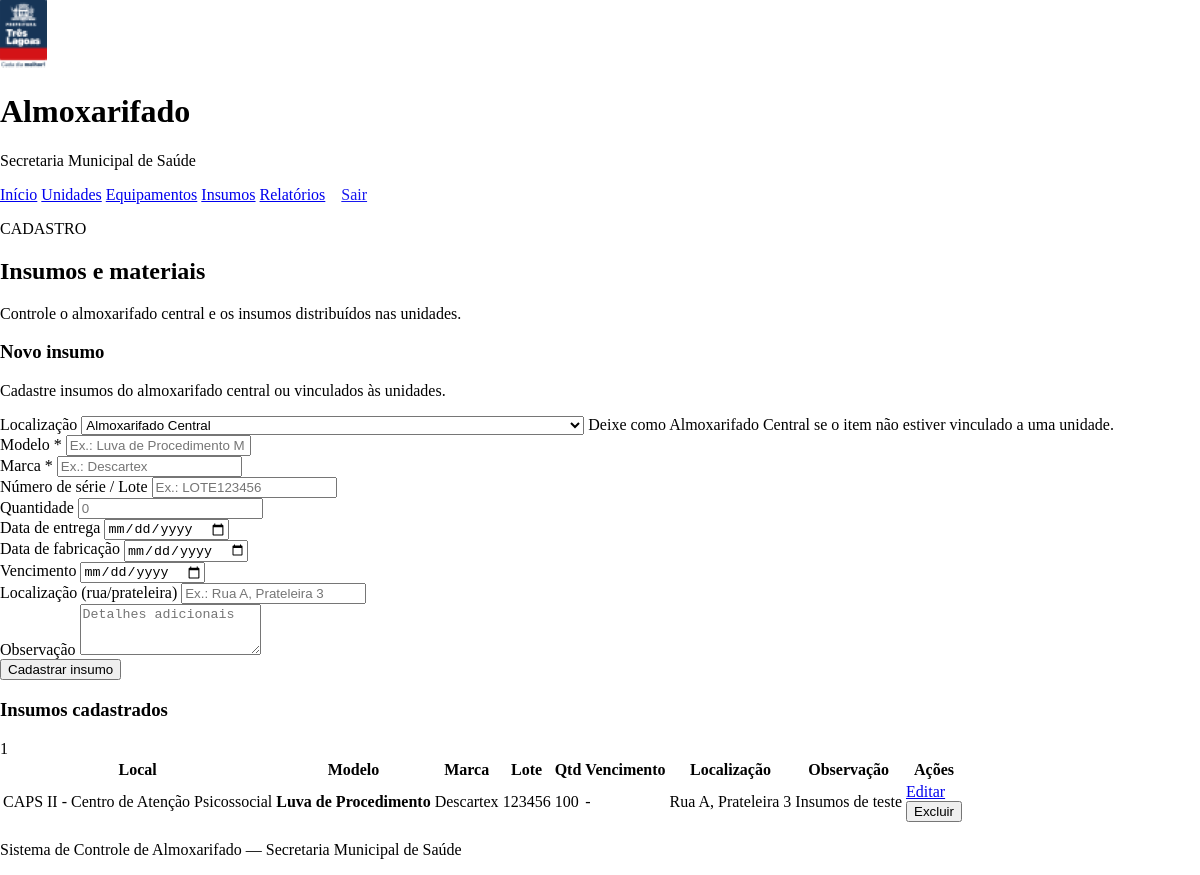
The app's page /insumos (signed in) with its own data.
### tables this page shows
CREATE TABLE insumos (
    id_insumo INTEGER PRIMARY KEY AUTOINCREMENT,
    id_unidade INTEGER,
    modelo TEXT,
    marca TEXT,
    numero_serie TEXT,
    quantidade INTEGER DEFAULT 0,
    data_entrega DATE,
    data_fabricacao DATE,
    vencimento DATE,
    localizacao TEXT,
    observacao TEXT,
    FOREIGN KEY (id_unidade) REFERENCES unidades(id_unidade)
);

CREATE TABLE unidades (
    id_unidade INTEGER PRIMARY KEY AUTOINCREMENT,
    codigo TEXT NOT NULL UNIQUE,
    nome TEXT NOT NULL,
    tipo TEXT,
    endereco TEXT,
    ativo BOOLEAN DEFAULT 1
, grupo_rede TEXT, tipo_unidade TEXT);

### app.py (the view, shortened to what this page needs)
@app.route("/insumos", methods=["GET", "POST"])
@login_required
def insumos():
    busca = request.args.get("busca", "").strip()
    filtro_unidade = request.args.get("id_unidade", "").strip()
    filtro_vencimento = request.args.get("vencimento", "").strip()
    consulta = """
        SELECT
            i.*,
            u.nome AS nome_unidade,
            u.codigo AS codigo_unidade,
            CASE
                WHEN i.vencimento IS NULL OR i.vencimento = '' THEN 'sem_vencimento'
                WHEN date(i.vencimento) < date('now') THEN 'vencido'
                WHEN date(i.vencimento) <= date('now', '+30 days') THEN 'proximo_vencimento'
                ELSE 'valido'
            END AS status_vencimento
        FROM insumos i
        LEFT JOIN unidades u ON i.id_unidade = u.id_unidade
        WHERE 1 = 1
    """
    parametros = []
    if filtro_unidade == "almoxarifado":
        consulta += " AND i.id_unidade IS NULL"
    elif filtro_unidade:
        try:
            consulta += " AND i.id_unidade = ?"
            parametros.append(int(filtro_unidade))
        except ValueError:
            pass
    if filtro_vencimento == "vencido":
        consulta += """
            AND i.vencimento IS NOT NULL
            AND i.vencimento <> ''
            AND date(i.vencimento) < date('now')
        """
    consulta += """
        ORDER BY
            CASE
                WHEN i.vencimento IS NULL OR i.vencimento = '' THEN 2
                ELSE 1
            END,
            date(i.vencimento),
            i.modelo,
            i.marca
    """
    with get_db_connection() as conn:
        lista_insumos = conn.execute(
            consulta,
            parametros,
        ).fetchall()
        lista_unidades = conn.execute(
            """
            SELECT id_unidade, codigo, nome
            FROM unidades
            ORDER BY nome
            """
        ).fetchall()
    return render_template(
        "insumos.html",
        insumos=lista_insumos,
        unidades=lista_unidades,
        busca=busca,
        filtro_unidade=filtro_unidade,
        filtro_vencimento=filtro_vencimento,
    )

### app.py (called while the page is built)
def login_required(f):
    @wraps(f)
    def decorated_function(*args, **kwargs):
        if not session.get("logged_in"):
            flash("Você precisa fazer login para acessar esta página.", "erro")
            return redirect(url_for("login", next=request.url))
        return f(*args, **kwargs)
    return decorated_function

def get_db_connection():
    conn = sqlite3.connect(DATABASE)
    conn.row_factory = sqlite3.Row
    conn.execute("PRAGMA foreign_keys = ON")
    return conn

### templates/insumos.html (shortened to what this page needs)
{% extends "base.html" %}
{% block content %}
<section class="cabecalho-pagina">
    <div>
        <p class="texto-superior texto-superior--azul">CADASTRO</p>
        <h2>Insumos e materiais</h2>
        <p>Controle o almoxarifado central e os insumos distribuídos nas unidades.</p>
    </div>
</section>
<section class="grid-insumos">
    <article class="painel painel-form">
        <div class="painel-form__cabecalho">
            <h3>Novo insumo</h3>
            <p>Cadastre insumos do almoxarifado central ou vinculados às unidades.</p>
        </div>
        <form method="post" class="form-moderno">
            <div class="form-grid form-grid--2-colunas">
                <div class="form-campo">
                    <label for="id_unidade">Localização</label>
                    <select id="id_unidade" name="id_unidade">
                        <option value="">Almoxarifado Central</option>
                    </select>
                    <span class="form-campo__ajuda">Deixe como Almoxarifado Central se o item não estiver vinculado a uma unidade.</span>
                </div>
                <div class="form-campo">
                    <label for="modelo">Modelo *</label>
                    <input
                        type="text"
                        id="modelo"
                        name="modelo"
                        placeholder="Ex.: Luva de Procedimento M"
                        required
                    >
                </div>
                <div class="form-campo">
                    <label for="marca">Marca *</label>
                    <input
                        type="text"
                        id="marca"
                        name="marca"
                        placeholder="Ex.: Descartex"
                        required
                    >
                </div>
                <div class="form-campo">
                    <label for="numero_serie">Número de série / Lote</label>
                    <input
                        type="text"
                        id="numero_serie"
                        name="numero_serie"
                        placeholder="Ex.: LOTE123456"
                    >
                </div>
                <div class="form-campo">
                    <label for="quantidade">Quantidade</label>
                    <input
                        type="number"
                        id="quantidade"
                        name="quantidade"
                        placeholder="0"
                        min="0"
                    >
                </div>
                <div class="form-campo">
                    <label for="data_entrega">Data de entrega</label>
                    <input
                        type="date"
                        id="data_entrega"
                        name="data_entrega"
                    >
                </div>
                <div class="form-campo">
                    <label for="data_fabricacao">Data de fabricação</label>
                    <input
                        type="date"
                        id="data_fabricacao"
                        name="data_fabricacao"
                    >
                </div>
                <div class="form-campo">
                    <label for="vencimento">Vencimento</label>
                    <input
                        type="date"
                        id="vencimento"
                        name="vencimento"
                    >
                </div>
                <div class="form-campo form-campo--full">
                    <label for="localizacao">Localização (rua/prateleira)</label>
                    <input
                        type="text"
                        id="localizacao"
                        name="localizacao"
                        placeholder="Ex.: Rua A, Prateleira 3"
                    >
                </div>
                <div class="form-campo form-campo--full">
                    <label for="observacao">Observação</label>
                    <textarea
                        id="observacao"
                        name="observacao"
                        rows="3"
                        placeholder="Detalhes adicionais"
                    ></textarea>
                </div>
            </div>
            <div class="form-acoes">
                <button class="botao botao--primario" type="submit">
                    Cadastrar insumo
                </button>
            </div>
        </form>
    </article>
    <article class="painel">
        <div class="titulo-painel">
            <h3>Insumos cadastrados</h3>
            <span class="contador">{{ insumos|length }}</span>
        </div>
        {% if insumos %}
            <div class="tabela-responsiva">
                <table>
                    <thead>
                        <tr>
                            <th>Local</th>
                            <th>Modelo</th>
                            <th>Marca</th>
                            <th>Lote</th>
                            <th>Qtd</th>
                            <th>Vencimento</th>
                            <th>Localização</th>
                            <th>Observação</th>
                            <th>Ações</th>
                        </tr>
                    </thead>
                    <tbody>
                        {% for insumo in insumos %}
                            <tr>
                                <td>{{ insumo['nome_unidade'] or 'Almoxarifado' }}</td>
                                <td><strong>{{ insumo['modelo'] }}</strong></td>
                                <td>{{ insumo['marca'] }}</td>
                                <td>{{ insumo['numero_serie'] or '-' }}</td>
                                <td>{{ insumo['quantidade'] }}</td>
                                <td>
                                    {% if insumo['vencimento'] %}
                                        <span class="status-vencimento {% if insumo['status_vencimento'] == 'vencido' %}status-vencido{% elif insumo['status_vencimento'] == 'proximo_vencimento' %}status-proximo{% else %}status-valido{% endif %}">
                                            {{ insumo['vencimento'] }}
                                        </span>
                                    {% else %}
                                        -
                                    {% endif %}
                                </td>
                                <td>{{ insumo['localizacao'] or '-' }}</td>
                                <td>{{ insumo['observacao'] or '-' }}</td>
                                <td class="acoes-tabela">
                                    <a
                                        class="botao botao--editar"
                                        href="{{ url_for('editar_insumo', id_insumo=insumo['id_insumo']) }}"
                                    >
                                        Editar
                                    </a>
                                    <form
                                        method="post"
                                        action="{{ url_for('excluir_insumo', id_insumo=insumo['id_insumo']) }}"
                                        class="form-excluir"
                                        onsubmit="return confirm('Excluir este insumo? Esta ação não pode ser desfeita.');"
                                    >
                                        <button class="botao botao--excluir" type="submit">
                                            Excluir
                                        </button>
                                    </form>
                                </td>
                            </tr>
                        {% endfor %}
                    </tbody>
                </table>
            </div>
        {% else %}
            <p class="estado-vazio">
                Nenhum insumo cadastrado. Use o formulário ao lado para iniciar.
            </p>
        {% endif %}
    </article>
</section>
{% endblock %}

### static/style.css (style rules this page uses)
:root { --azul: #173557; --azul-escuro: #102943; --azul-medio: #21476f; --azul-claro: #b7d6e4; --vermelho: #d51317; --vermelho-escuro: #a80f13; --branco: #ffffff; --texto-suave: #647583; --borda: #d6e0e5; --borda-clara: #e8eef1; --erro-fundo: #fff1f1; --erro-borda: #ecb5b6; --erro-texto: #971519; }
* { box-sizing: border-box; }
html { min-height: 100%; }
body { margin: 0; }

### records on screen
insumos: nome "CAPS II - Centro de Atenção Psicossocial", modelo "Luva de Procedimento", marca "Descartex", numero_serie "123456", quantidade "100", localizacao "Rua A, Prateleira 3", observacao "Insumos de teste"

### other values on screen
{{ insumos|length }} "1"
